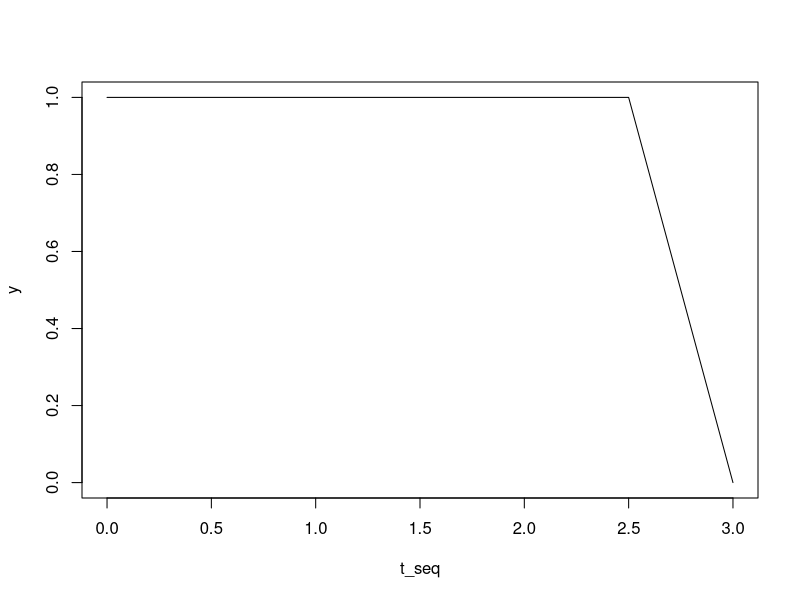

This figure's R source:
t_R <- 0.5
t_H <- 3
t_seq <- seq(0, t_H, by = 0.01)
y <- ifelse(t_seq < t_H - t_R, 1, (t_H - t_seq) / t_R)

plot(t_seq, y, type = "l")

## ggplot

## prob (censoring)